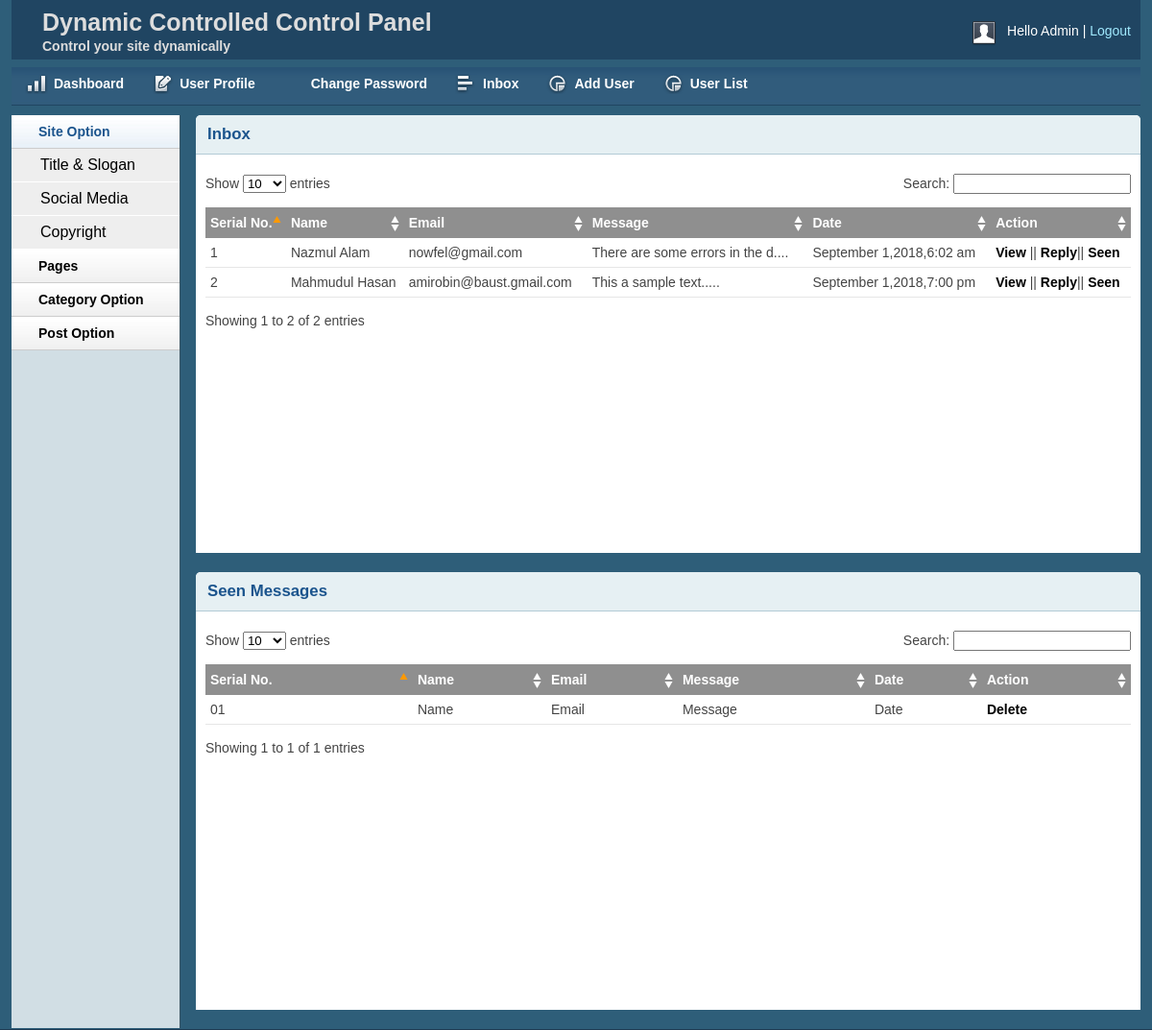
Screenshot of /admin/inbox.php (signed in) with the database file from the repository.
### tables this page shows
CREATE TABLE `tbl_contact` (
  `id` int(11) NOT NULL,
  `firstname` varchar(255) NOT NULL,
  `lastname` varchar(255) NOT NULL,
  `email` varchar(255) NOT NULL,
  `body` text NOT NULL,
  `status` int(11) NOT NULL DEFAULT '0',
  `Date` timestamp NOT NULL DEFAULT CURRENT_TIMESTAMP ON UPDATE CURRENT_TIMESTAMP
);

### config/Database.php (called while the page is built, shortened)
<?php
Class Database{
	public $host   = DB_HOST;
	public $user   = DB_USER;
	public $pass   = DB_PASS;
	public $dbname = DB_NAME;
	public $link;
	private function connectDB(){
	$this->link = new mysqli($this->host, $this->user, $this->pass, $this->dbname);
 }
	public function select($query){
		$result = $this->link->query($query) or die($this->link->error.__LINE__);
		if($result->num_rows > 0){
			return $result;
		} else {
			return false;
		}
	}
}

### config/format.php (called while the page is built, shortened)
<?php
class format{
	public function formatdate($date){
		return date('F j,Y,g:i a', strtotime($date));
	}
	public function textshorten($text,$limit=400){
		$text=$text. "";
		$text=substr($text,0,$limit);
		$text=$text. "....";
		return $text;
}
}
?>

### admin/inbox.php (the view, shortened to what this page needs)
<?php include 'inc/header.php';?>
<?php include 'inc/sidebar.php';?>
        <div class="grid_10">
            <div class="box round first grid">
                <h2>Inbox</h2>
                <div class="block">
                    <table class="data display datatable" id="example">
					<thead>
						<tr>
							<th>Serial No.</th>
							<th>Name</th>
							<th>Email</th>
							<th>Message</th>
							<th>Date</th>
							<th>Action</th>
						</tr>
					</thead>
					<tbody>
					<?php
					$query="select * from tbl_contact where status='0' order by id desc";
					$msg=$db->select($query);
					if($msg){
						$i=0;
						while($result=$msg->fetch_assoc()){
							$i++;
					?>
						<tr class="odd gradeX">
							<td><?php echo $i;?></td>
							<td><?php echo $result['firstname'];?></td>
							<td><?php echo $result['email'];?></td>
							<td><?php echo $fm->textshorten( $result ['body'],30);?></td>
							<td><?php echo $fm->formatdate($result ['Date']);?></td>
							<td>
							<a href="viewmsg.php?msgid=<?php echo $result['id'];?>">View</a> ||
							<a href="repmsg.php?msgid=<?php echo $result['id'];?>">Reply</a>||
							<a href="?seenid=<?php echo $result['id'];?>">Seen</a>
							</td>
						</tr>
					<?php } }?>
					</tbody>
				</table>
               </div>
            </div>
			            <div class="box round first grid">
                <h2>Seen Messages</h2>
                <div class="block">
                    <table class="data display datatable" id="example">
					<thead>
						<tr>
							<th>Serial No.</th>
							<th>Name</th>
							<th>Email</th>
							<th>Message</th>
							<th>Date</th>
							<th>Action</th>
						</tr>
					</thead>
					<tbody>
						<tr class="odd gradeX">
							<td>01</td>
							<td>Name</td>
							<td>Email</td>
							<td>Message</td>
							<td>Date</td>
							<td>
							<a href="">Delete</a>
							</td>
						</tr>
					</tbody>
				</table>
               </div>
            </div>
        </div>
       <?php include 'inc/footer.php';?>

### admin/inc/header.php (shortened to what this page needs)
<?php
	include('../config/Database.php');
	include('../config/format.php');
?>
<?php
	$db=new Database();
	$fm=new format();
?>
<!DOCTYPE php>
<php>
<head>
    <link rel="stylesheet" type="text/css" href="css/reset.css" media="screen" />
    <link rel="stylesheet" type="text/css" href="css/text.css" media="screen" />
    <link rel="stylesheet" type="text/css" href="css/grid.css" media="screen" />
    <link rel="stylesheet" type="text/css" href="css/layout.css" media="screen" />
    <link rel="stylesheet" type="text/css" href="css/nav.css" media="screen" />
    <link href="css/table/demo_page.css" rel="stylesheet" type="text/css" />
</head>
<body>
    <div class="container_12">
        <div class="grid_12 header-repeat">
            <div id="branding">
				<div class="floatleft middle">
					<h1>Dynamic Controlled Control Panel</h1>
					<p>Control your site dynamically</p>
				</div>
                <div class="floatright">
                    <div class="floatleft">
                        <img src="img/img-profile.jpg" alt="Profile Pic" /></div>
                    <div class="floatleft marginleft10">
                        <ul class="inline-ul floatleft">
                            <li>Hello Admin</li>
                            <li><a href="?action=logout">Logout</a></li>
                        </ul>
                    </div>
                </div>
            </div>
        </div>
        <div class="grid_12">
            <ul class="nav main">
                <li class="ic-dashboard"><a href="index.php"><span>Dashboard</span></a> </li>
                <li class="ic-form-style"><a href=""><span>User Profile</span></a></li>
				<li class="ic-typography"><a href="changepassword.php"><span>Change Password</span></a></li>
				<li class="ic-grid-tables"><a href="inbox.php"><span>Inbox</span></a></li>
				<li class="ic-charts"><a href="adduser.php"><span>Add User</span></a></li>
				<li class="ic-charts"><a href="userlist.php"><span>User List</span></a></li>
            </ul>
        </div>

### admin/inc/sidebar.php (shortened to what this page needs)
<div class="grid_2">
           <div class="box sidemenu">
               <div class="block" id="section-menu">
                   <ul class="section menu">
                      <li><a class="menuitem">Site Option</a>
                           <ul class="submenu">
                               <li><a href="titleslogan.php">Title & Slogan</a></li>
                               <li><a href="social.php">Social Media</a></li>
                               <li><a href="copyright.php">Copyright</a></li>
                           </ul>
                       </li>
                        <li><a class="menuitem">Pages</a>
                       </li>
                       <li><a class="menuitem">Category Option</a>
                       </li>
                       <li><a class="menuitem">Post Option</a>
                       </li>
                   </ul>
               </div>
           </div>
       </div>

### admin/inc/footer.php (shortened to what this page needs)
    </div>
</body>
</html>

### admin/css/text.css (style rules this page uses)
body { font: 13px/1.5 Tahoma, Helvetica, Arial, 'Liberation Sans', FreeSans, sans-serif; }
h1 { font-size: 25px; }
h2 { font-size: 23px; }
ul { list-style: square; }
li { margin-left: 30px; }
p, dl, hr, h1, h2, h3, h4, h5, h6, ol, ul, pre, table, address, fieldset { margin-bottom: 20px; }

### admin/css/grid.css (style rules this page uses)
.container_12, .container_16 { min-height: 620px; width: 100%; }
.grid_1, .grid_2, .grid_3, .grid_4, .grid_5, .grid_6, .grid_7, .grid_8, .grid_9, .grid_10, .grid_11, .grid_12, .grid_13, .grid_14, .grid_15, .grid_16 { display: inline; float: left; margin-left: 1%; margin-right: 1%; }
.container_12 .grid_12, .container_16 .grid_16 { width: 98%; }
.container_12 .grid_2 { width: 14.666%; }
.container_12 .grid_10 { width: 81.333%; }

### admin/css/layout.css (style rules this page uses)
body { background: #fff none repeat scroll 0 0; color: #444; font-size: 14px; padding: 0; }
.floatleft { float:left; }
.middle { margin-left: 22px; margin-top: -14px; }
.middle h1 { color:#ddd;margin:0 }
.middle p { color: #ddd; margin: 0; font-weight: bold; }
.floatright { float:right; }
.inline-ul li { display:inline; color:#fff; }
.marginleft10 { margin-left:10px; }
a { color: #000; font-weight:bold; text-decoration: none; }
.container_12, .container_16 { background:#2E5E79; }
h1, h2, h3, h4, h5, h6 { line-height:1.2em; margin-bottom:.3em; }
h2 { margin-top:1em; }
#branding { font-weight: normal; margin-bottom: 0; padding: 22px 10px 3px; text-align: left; }
.header-repeat { background:url(../img/header-repeat.jpg) repeat-x; }
#branding a { color:#A1EAFF; font-weight:normal; }
#branding a:before { content:" | "; color:#fff; }
#branding ul, #branding ul li { margin:0px; padding:0px; }
#branding li { padding:0px 0px 0px 0px !important; }
.box { background:#fff; margin-bottom:20px; padding:10px 10px 10px 10px; margin-left:-8px; }
.box.grid { padding-bottom:40px; }
.box.round { -moz-border-radius: 5px 5px 0px 0px; -webkit-border-radius: 5px 5px 0px 0px; border-radius: 5px 5px 0px 0px; }
.box h2 { font-size:1.2em; font-weight:bold; color:#1B548D; background:#E6F0F3; margin:-10px -10px 0 -10px; padding:10px 12px; border-bottom:1px solid #B3CBD6; -moz-border-radius: 5px 5px 0px 0px; -webkit-border-radius: 5px 5px 0px 0px; border-radius: 5px 5px 0px 0px; }
.box.first { min-height: 406px; }
.block { padding-top:20px; }
.box.sidemenu { background-color:#D1DEE4; border-right:1px solid #3A5665; padding:0px; margin:0px; cursor:pointer; }
.box.sidemenu .block { padding-top:0px; margin-top:0px; }
p { margin-bottom:1em; }
ul, ol { padding-top:0; }
ul.menu { list-style:none; border-top:1px solid #bbb; }
ul.menu li { margin:0; }
ul.menu li a { display:block; padding:4px 10px; border-bottom:1px solid #ccc; }
ul.menu ul { list-style:none; margin:0; }
ul.menu ul li a { padding-left:30px; }
ul.section { border-top:0; margin-bottom:0; }
ul.section li a { background:url(../img/sidemenu-repeat.jpg) repeat-x; line-height:26px; padding-left:28px; }
ul.section li li a { background:#ddd; border-bottom:1px solid #eee; }
ul.section ul li { text-transform:none; }
ul.section ul.current li a { background: #eee none repeat scroll 0 0; border-bottom: 1px solid #fff; font-size: 16px; font-weight: normal; }
ul.section li a.current { color:#1B548D; background:url(../img/sidemenu-repeat-hover.jpg) repeat-x; }
.block { padding-bottom:1px; }
table.display { margin: 0 auto; clear: both; width: 100%; }
.sorting_asc { background: #8f8f8f url(../img/table/sort_asc.png) no-repeat center right; padding:8px 5px; text-align:left; color:#fff; }
.sorting { background:#8f8f8f url(../img/table/sort_both.png) no-repeat center right; padding:8px 5px; text-align:left; color:#fff; }
tr.odd { height: 30px; line-height: 30px; border-bottom:1px solid #e6e6e6; }
tr.even { height: 30px; line-height: 30px; border-bottom:1px solid #e6e6e6; }
tr.odd td, tr.even td { padding-left:5px; }

### rows the page displays
tbl_contact: firstname "Nazmul Alam", email "nowfel@gmail.com", body "There are some errors in the d....", Date "September 1,2018,6:02 am"
tbl_contact: firstname "Mahmudul Hasan", email "amirobin@baust.gmail.com", body "This a sample text.....", Date "September 1,2018,7:00 pm"
